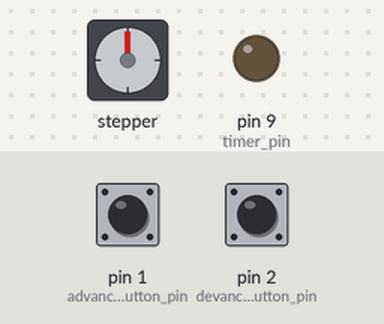
This sketch was run on a simulated Arduino Uno, built with avr-gcc and run on an emulated ATmega328P. On the bench: stepper motor, output pins drawn as LEDs (lit = HIGH). The inputs (shaded band) are chosen by the test bench; at power-on: pin 1 (advance_button_pin) HIGH, pin 2 (devance_button_pin) HIGH. Stepper angles assume 100 steps per turn.

Above: at 1.2 s.
1.3 s: pin 1 (advance_button_pin) pulled LOW for 0.15 s
At 1.72 s:
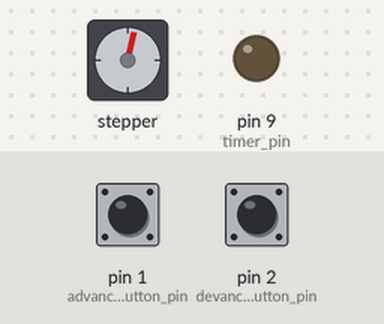
At 2.7 s:
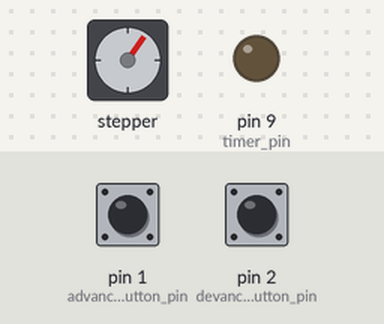
4.3 s: pin 2 (devance_button_pin) pulled LOW for 3.2 s
At 8.1 s:
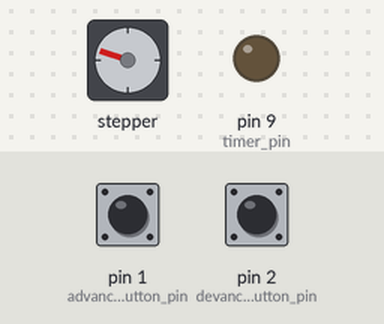
9.0 s: pin 2 (devance_button_pin) pulled LOW for 0.15 s
At 10.8 s:
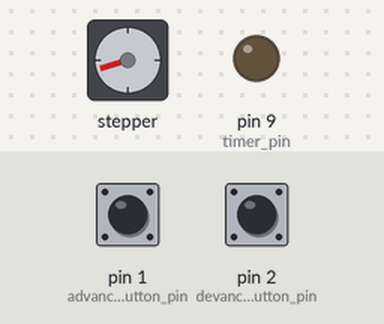
12.0 s: pin 2 (devance_button_pin) pulled LOW for 3.2 s
16.7 s: pin 2 (devance_button_pin) pulled LOW for 1 s
19.7 s: pin 2 (devance_button_pin) pulled LOW for 0.15 s
Timing chart, 0 to 62.7 s (numbered marks = the images above; inputs shaded):
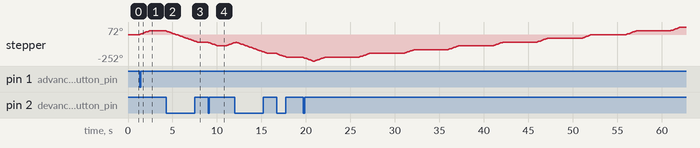

The sketch:

gear_clock.ino
```cpp
#include <Stepper.h>
#include "TimerOne.h"

//initialize the stepper
//the four output pins
const int stepper_pin_1 = 4;
const int stepper_pin_2 = 5;
const int stepper_pin_3 = 6;
const int stepper_pin_4 = 7;
//size of the stepper
const int steps_per_revolution = 100;
//speed of the stepper
const int revolutions_per_minute = 5;
//number of steps to move on each move
//note that this should take less than a second
//the step function is blocking
int steps_per_move = 10;
//4 pin stepper
Stepper stepper(steps_per_revolution, stepper_pin_1, stepper_pin_2, stepper_pin_3, stepper_pin_4);
//2 pin stepper
//Stepper stepper(steps_per_revolution, stepper_pin_1, stepper_pin_2);

//the two buttons
//advance only advances time
//devance only devances time
//both together turns the stepper off
const int advance_button_pin = 1;
const int devance_button_pin = 2;

//the timer
const int timer_pin = 9;
//how long between moves, in milliseconds
unsigned long timer_duration = 1000000;
//is greater than zero after the timer fires
int timer_fire_count = 0;
//number of timer fires to consume when moving the clock
//for example, if you need the motor to move once per minute,
//one option is to set the timer duration to 1 second, and fires per clock move to 60
int timer_fires_per_clock_move = 5;

//advances the stepper motor to keep time
const int MODE_CLOCK = 0;
//advance the stepper motor quickly
const int MODE_ADVANCE = 1;
//rewinds the stepper motor quickly
const int MODE_DEVANCE = 2;
//stops power to the stepper motor
const int MODE_FREE = 3;
//sets the current mode
//initializes to clock mode
int current_mode = MODE_CLOCK;

void setup()  {
  //stepper setup
  //the speed the motor moves
  stepper.setSpeed(revolutions_per_minute);

  //button setup
  pinMode(advance_button_pin, INPUT);
  pinMode(devance_button_pin, INPUT);

  //timer setup
  pinMode(timer_pin, OUTPUT);
  Timer1.initialize(timer_duration);
  //callback moves the clock each second
  Timer1.attachInterrupt(fire_timer);
}

//records that the timer has fired once if you are in clock mode
void fire_timer()  {
  if(current_mode == MODE_CLOCK)  {
    timer_fire_count++;
  }
}

void loop()  {
  current_mode = get_mode();

  if(current_mode == MODE_CLOCK)  {
    handle_mode_clock();
  } else if(current_mode == MODE_ADVANCE)  {
    handle_mode_advance();
  } else if(current_mode == MODE_DEVANCE)  {
    handle_mode_devance();
  } else if(current_mode == MODE_FREE)  {
    handle_mode_free();
  }
}

int get_mode()  {
  int advance_button_val = digitalRead(advance_button_pin);
  int devance_button_val = digitalRead(devance_button_pin);

  if(advance_button_val == LOW && devance_button_val == LOW)  {
    return MODE_FREE;
  }
  else if(advance_button_val == LOW)  {
    return MODE_ADVANCE;
  }
  else if(devance_button_val == LOW)  {
    return MODE_DEVANCE;
  }
  else {
    return MODE_CLOCK;
  }
}

//increments the clock
//only if the timer has fired since this has last run
void handle_mode_clock()  {
  if(timer_fire_count >= timer_fires_per_clock_move)  {
    stepper.step(steps_per_move);
    timer_fire_count -= timer_fires_per_clock_move;
  }
}

//moves the clock forward quickly
void handle_mode_advance()  {
  stepper.step(steps_per_move);
}

//moves the clock backwards quickly
void handle_mode_devance()  {
  stepper.step(-steps_per_move);
}

//freees the stepper motor from input
//this is just a guess on how to do this
void handle_mode_free()  {
  digitalWrite(stepper_pin_1, LOW);
  digitalWrite(stepper_pin_2, LOW);
  digitalWrite(stepper_pin_3, LOW);
  digitalWrite(stepper_pin_4, LOW);
}
```

Measured:
- after the input at 1.3 s, stepper: turns 36° clockwise in 1.1 s, starting at once
